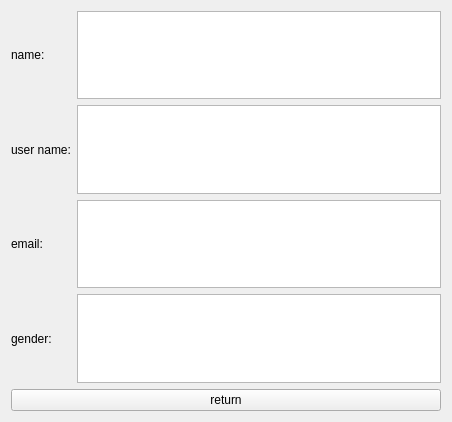
<?xml version="1.0" encoding="UTF-8"?>
<ui version="4.0">
 <class>Info</class>
 <widget class="QWidget" name="Info">
  <property name="geometry">
   <rect>
    <x>0</x>
    <y>0</y>
    <width>452</width>
    <height>422</height>
   </rect>
  </property>
  <property name="windowTitle">
   <string>Info</string>
  </property>
  <layout class="QGridLayout" name="gridLayout">
   <item row="5" column="1">
    <widget class="QListWidget" name="listWidget_4"/>
   </item>
   <item row="5" column="0">
    <widget class="QLabel" name="label_4">
     <property name="text">
      <string>gender:</string>
     </property>
    </widget>
   </item>
   <item row="2" column="1">
    <widget class="QListWidget" name="listWidget_3"/>
   </item>
   <item row="0" column="0">
    <widget class="QLabel" name="label_2">
     <property name="text">
      <string>name:</string>
     </property>
    </widget>
   </item>
   <item row="6" column="0" colspan="2">
    <widget class="QPushButton" name="pushButton">
     <property name="text">
      <string>return</string>
     </property>
    </widget>
   </item>
   <item row="0" column="1">
    <widget class="QListWidget" name="listWidget">
     <property name="layoutDirection">
      <enum>Qt::LayoutDirection::LeftToRight</enum>
     </property>
    </widget>
   </item>
   <item row="1" column="1">
    <widget class="QListWidget" name="listWidget_2"/>
   </item>
   <item row="1" column="0">
    <widget class="QLabel" name="label">
     <property name="text">
      <string>user name:</string>
     </property>
    </widget>
   </item>
   <item row="2" column="0">
    <widget class="QLabel" name="label_3">
     <property name="text">
      <string>email:</string>
     </property>
    </widget>
   </item>
  </layout>
 </widget>
 <resources/>
 <connections/>
</ui>
